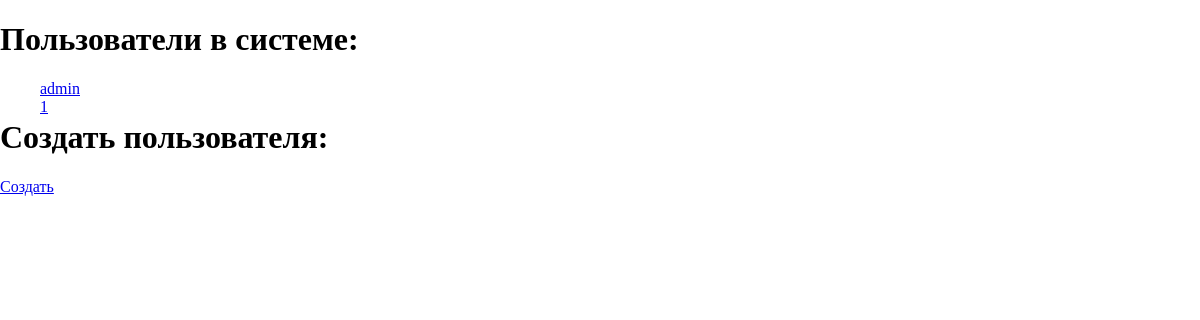
Before: /admin_custom/users/read/ (signed in) with the older database file.
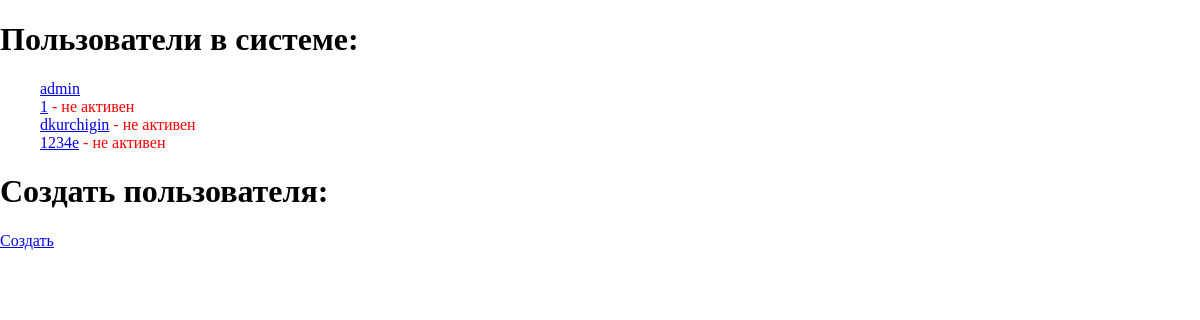
After: the same page with the newer database file.
### authapp/models.py (models this page shows, shortened)
class ShopUser(AbstractUser):
    class Meta:
        verbose_name = 'Пользователь'
        verbose_name_plural = 'Пользователи'
    avatar = models.ImageField(upload_to='users_avatars', blank=True)
    age = models.PositiveIntegerField(verbose_name='возраст')

### adminapp/views.py (the view)
# urls.py: path('users/read/', adminapp.UserListView.as_view(), name='users'),
class UserListView(IsSuperUserVies, ListView):
    model = ShopUser
    template_name = 'adminapp/users.html'
    def get_context_data(self, *, object_list=None, **kwargs):
        context = super(UserListView, self).get_context_data(**kwargs)
        context['title'] = 'Админка. Пользователи'
        return context

### adminapp/views.py (called while the page is built)
    def test_func(self):
        return self.request.user.is_superuser

### adminapp/templates/adminapp/users.html (shortened to what this page needs)
<!DOCTYPE html>
{% load static %}
<html lang="en">
<head>
    <link rel="stylesheet" href="{% static 'css/index.css' %}">
</head>
<body>
<h1>Пользователи в системе:</h1>
<ul>
    {% for object in object_list %}
        <li class="user_li">
            <div class="user_info">
                <a href="{% url 'admin_custom:user_update' object.pk %}">{{ object.username }}</a>
                {% if not object.is_active %}
                    <p>&nbsp;- не активен</p>
                {% endif %}
            </div>
        </li>
    {% endfor %}
</ul>
<h1 style="clear: both">Создать пользователя:</h1>
<a href="{% url 'admin_custom:user_create' %}">Создать</a>
</body>
</html>

### static/css/index.css (style rules this page uses)
html { overflow-y: scroll; }
body { margin: 0; }
.user_info a { float: left; }
.user_info p { color: red; margin: 0; }
.user_li { list-style-type: none; clear: both; }

Changed rows visible on the page:
changed ShopUser (number 2 of 4 on the later page): now shows "- не активен"
added ShopUser: username "dkurchigin", is_active "- не активен"
added ShopUser: username "1234e", is_active "- не активен"
